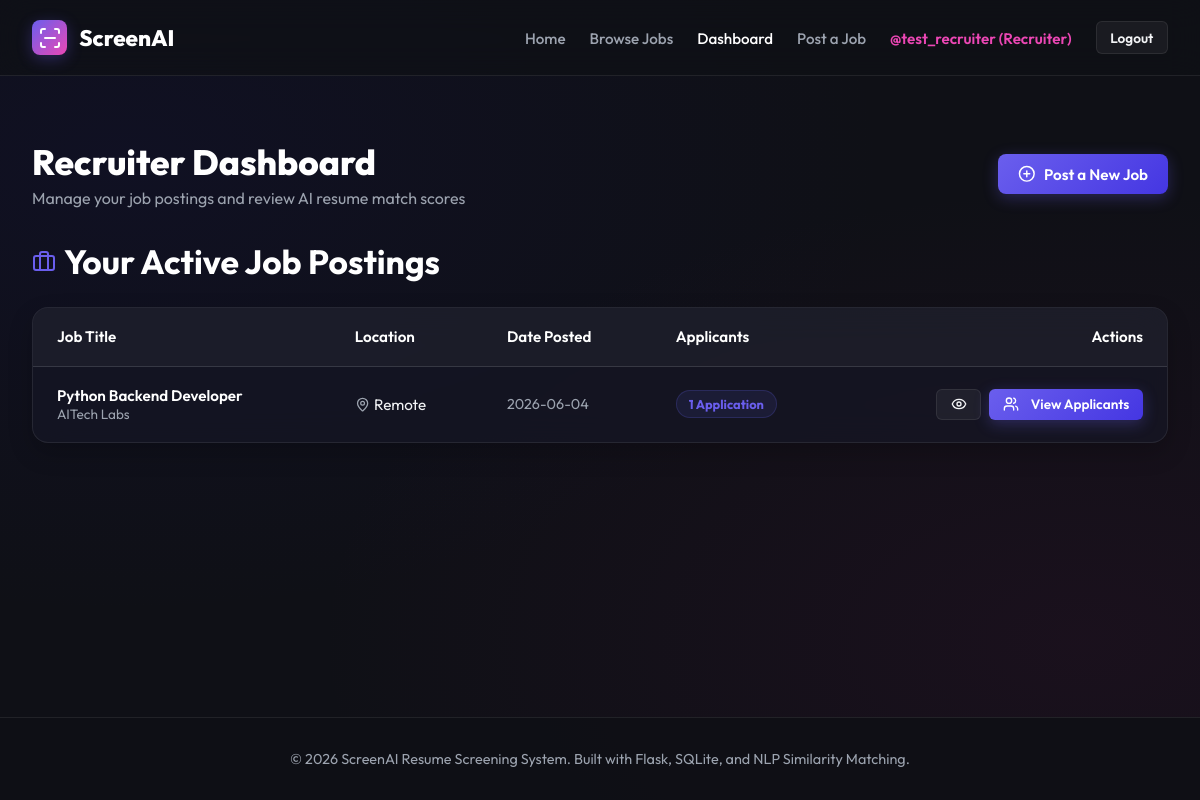
The app's page /dashboard (signed in) with its own data.
### tables this page shows
CREATE TABLE jobs (
                id INTEGER PRIMARY KEY AUTOINCREMENT,
                recruiter_id INTEGER NOT NULL,
                title TEXT NOT NULL,
                company TEXT NOT NULL,
                description TEXT NOT NULL,
                requirements TEXT,
                location TEXT NOT NULL,
                posted_at TIMESTAMP DEFAULT CURRENT_TIMESTAMP,
                FOREIGN KEY (recruiter_id) REFERENCES users (id)
            );

### app.py (the view, shortened to what this page needs)
@app.route('/dashboard')
@login_required
def dashboard():
    db = get_db()
    if session['role'] == 'recruiter':
        jobs = db.execute(
            'SELECT * FROM jobs WHERE recruiter_id = ? ORDER BY posted_at DESC',
            (session['user_id'],)
        ).fetchall()
        jobs_with_counts = []
        for job in jobs:
            count = db.execute(
                'SELECT COUNT(*) as count FROM applications WHERE job_id = ?',
                (job['id'],)
            ).fetchone()['count']
            job_dict = dict(job)
            job_dict['applicant_count'] = count
            jobs_with_counts.append(job_dict)
        return render_template('recruiter_dashboard.html', jobs=jobs_with_counts)

### app.py (called while the page is built)
def get_db():
    db = getattr(g, '_database', None)
    if db is None:
        db = g._database = sqlite3.connect(DATABASE)
        db.row_factory = sqlite3.Row
    return db

@app.teardown_appcontext
def close_connection(exception):
    db = getattr(g, '_database', None)
    if db is not None:
        db.close()

def login_required(f):
    @wraps(f)
    def decorated_function(*args, **kwargs):
        if 'user_id' not in session:
            flash('Please log in to access this page.', 'warning')
            return redirect(url_for('login'))
        return f(*args, **kwargs)
    return decorated_function

### templates/recruiter_dashboard.html (shortened to what this page needs)
{% extends "base.html" %}
{% block content %}
<div class="dashboard-header">
    <div class="dashboard-title">
        <h2>Recruiter Dashboard</h2>
        <p>Manage your job postings and review AI resume match scores</p>
    </div>
    <a href="{{ url_for('post_job') }}" class="btn btn-primary">
        <i data-lucide="plus-circle" style="width: 1.1rem; height: 1.1rem;"></i> Post a New Job
    </a>
</div>
<section style="margin-top: 2rem;">
    <div class="grid-title">
        <i data-lucide="briefcase" style="color: var(--primary);"></i>
        <h3>Your Active Job Postings</h3>
    </div>
    {% if jobs %}
        <div class="table-container">
            <table>
                <thead>
                    <tr>
                        <th>Job Title</th>
                        <th>Location</th>
                        <th>Date Posted</th>
                        <th>Applicants</th>
                        <th style="text-align: right;">Actions</th>
                    </tr>
                </thead>
                <tbody>
                    {% for job in jobs %}
                        <tr>
                            <td>
                                <div style="font-weight: 600; color: var(--text-bright);">{{ job.title }}</div>
                                <div style="font-size: 0.85rem; color: var(--text-muted);">{{ job.company }}</div>
                            </td>
                            <td>
                                <div style="display: flex; align-items: center; gap: 0.25rem;">
                                    <i data-lucide="map-pin" style="width: 0.95rem; height: 0.95rem; color: var(--text-muted);"></i>
                                    {{ job.location }}
                                </div>
                            </td>
                            <td>
                                <div style="font-size: 0.9rem; color: var(--text-muted);">{{ job.posted_at.split(' ')[0] }}</div>
                            </td>
                            <td>
                                <span class="badge" style="background: rgba(99, 102, 241, 0.1); color: var(--primary); border: 1px solid rgba(99, 102, 241, 0.2); font-weight: 700;">
                                    {{ job.applicant_count }} Application{{ 's' if job.applicant_count != 1 else '' }}
                                </span>
                            </td>
                            <td style="text-align: right;">
                                <div style="display: inline-flex; gap: 0.5rem;">
                                    <a href="{{ url_for('job_detail', job_id=job.id) }}" class="btn btn-secondary btn-sm" title="View details">
                                        <i data-lucide="eye" style="width: 1rem; height: 1rem;"></i>
                                    </a>
                                    <a href="{{ url_for('job_applications', job_id=job.id) }}" class="btn btn-primary btn-sm">
                                        <i data-lucide="users" style="width: 1rem; height: 1rem; margin-right: 0.25rem;"></i> View Applicants
                                    </a>
                                </div>
                            </td>
                        </tr>
                    {% endfor %}
                </tbody>
            </table>
        </div>
    {% endif %}
</section>
{% endblock %}

### static/css/style.css (style rules this page uses)
:root { --bg-dark: #0f1016; --bg-card: rgba(22, 24, 37, 0.7); --bg-input: rgba(15, 17, 26, 0.6); --border-color: rgba(255, 255, 255, 0.08); --primary: hsl(245, 80%, 65%); --primary-glow: hsla(245, 80%, 65%, 0.3); --primary-hover: hsl(245, 85%, 70%); --accent: hsl(320, 80%, 60%); --accent-glow: hsla(320, 80%, 60%, 0.35); --text-main: #f3f4f6; --text-muted: #9ca3af; --text-bright: #ffffff; --success: hsl(142, 70%, 45%); --success-glow: hsla(142, 70%, 45%, 0.2); --warning: hsl(38, 92%, 50%); --warning-glow: hsla(38, 92%, 50%, 0.2); --danger: hsl(350, 80%, 55%); --danger-glow: hsla(350, 80%, 55%, 0.2); --glass-blur: blur(16px); }
* { box-sizing: border-box; margin: 0; padding: 0; }
body { background-color: var(--bg-dark); color: var(--text-main); font-family: 'Outfit', sans-serif; min-height: 100vh; display: flex; flex-direction: column; overflow-x: hidden; background-image: radial-gradient(at 10% 20%, hsla(242, 70%, 25%, 0.15) 0px, transparent 50%), radial-gradient(at 90% 80%, hsla(320, 70%, 25%, 0.12) 0px, transparent 50%); background-attachment: fixed; }
a { color: inherit; text-decoration: none; }
.btn { display: inline-flex; align-items: center; justify-content: center; gap: 0.5rem; padding: 0.65rem 1.25rem; border-radius: 8px; font-family: 'Outfit', sans-serif; font-weight: 600; font-size: 0.95rem; cursor: pointer; transition: all 0.3s cubic-bezier(0.4, 0, 0.2, 1); border: none; }
.btn-primary { background: linear-gradient(135deg, var(--primary), hsl(245, 75%, 55%)); color: #fff; box-shadow: 0 4px 15px var(--primary-glow); }
.btn-secondary { background: rgba(255, 255, 255, 0.05); border: 1px solid var(--border-color); color: var(--text-main); }
.btn-sm { padding: 0.4rem 0.85rem; font-size: 0.85rem; border-radius: 6px; }
.grid-title { font-size: 1.8rem; font-weight: 700; margin-bottom: 1.5rem; color: var(--text-bright); display: flex; align-items: center; gap: 0.5rem; }
.dashboard-header { display: flex; justify-content: space-between; align-items: center; margin-bottom: 2rem; flex-wrap: wrap; gap: 1rem; }
.dashboard-title h2 { font-size: 2.2rem; font-weight: 800; color: var(--text-bright); }
.dashboard-title p { color: var(--text-muted); font-size: 1rem; margin-top: 0.25rem; }
.table-container { background: var(--bg-card); backdrop-filter: var(--glass-blur); border: 1px solid var(--border-color); border-radius: 16px; overflow: hidden; margin-top: 1.5rem; box-shadow: 0 10px 25px rgba(0, 0, 0, 0.2); }
table { width: 100%; border-collapse: collapse; text-align: left; font-size: 0.95rem; }
th { background: rgba(255, 255, 255, 0.03); color: var(--text-bright); font-weight: 600; padding: 1.2rem 1.5rem; border-bottom: 1px solid var(--border-color); }
td { padding: 1.2rem 1.5rem; border-bottom: 1px solid var(--border-color); color: var(--text-main); }
tr:last-child td { border-bottom: none; }
.badge { display: inline-flex; align-items: center; padding: 0.3rem 0.75rem; border-radius: 100px; font-size: 0.8rem; font-weight: 600; }

### records on screen
jobs: title "Python Backend Developer", company "AITech Labs", location "Remote", posted_at "2026-06-04", applicant_count "1"

### other values on screen
{{ session['username'] }} "test_recruiter"
{{ session['role']|capitalize }} "Recruiter"
